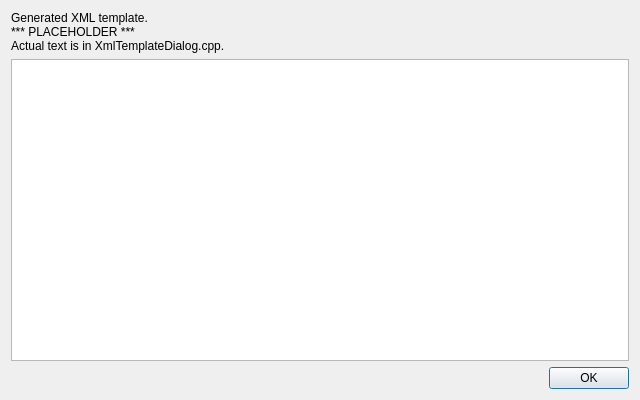
<?xml version="1.0" encoding="UTF-8"?>
<ui version="4.0">
 <class>XmlTemplateDialog</class>
 <widget class="QDialog" name="XmlTemplateDialog">
  <property name="geometry">
   <rect>
    <x>0</x>
    <y>0</y>
    <width>640</width>
    <height>400</height>
   </rect>
  </property>
  <property name="windowTitle">
   <string notr="true">Generated XML Template</string>
  </property>
  <layout class="QVBoxLayout" name="vboxMainLayout">
   <item>
    <widget class="QLabel" name="lblTemplateDesc">
     <property name="text">
      <string notr="true">Generated XML template.
*** PLACEHOLDER ***
Actual text is in XmlTemplateDialog.cpp.</string>
     </property>
     <property name="textFormat">
      <enum>Qt::PlainText</enum>
     </property>
     <property name="alignment">
      <set>Qt::AlignLeading|Qt::AlignLeft|Qt::AlignTop</set>
     </property>
    </widget>
   </item>
   <item>
    <widget class="QPlainTextEdit" name="txtTemplate">
     <property name="lineWrapMode">
      <enum>QPlainTextEdit::NoWrap</enum>
     </property>
    </widget>
   </item>
   <item>
    <widget class="QDialogButtonBox" name="buttonBox">
     <property name="orientation">
      <enum>Qt::Horizontal</enum>
     </property>
     <property name="standardButtons">
      <set>QDialogButtonBox::Ok</set>
     </property>
    </widget>
   </item>
  </layout>
 </widget>
 <resources/>
 <connections>
  <connection>
   <sender>buttonBox</sender>
   <signal>accepted()</signal>
   <receiver>XmlTemplateDialog</receiver>
   <slot>accept()</slot>
   <hints>
    <hint type="sourcelabel">
     <x>248</x>
     <y>254</y>
    </hint>
    <hint type="destinationlabel">
     <x>157</x>
     <y>274</y>
    </hint>
   </hints>
  </connection>
  <connection>
   <sender>buttonBox</sender>
   <signal>rejected()</signal>
   <receiver>XmlTemplateDialog</receiver>
   <slot>reject()</slot>
   <hints>
    <hint type="sourcelabel">
     <x>316</x>
     <y>260</y>
    </hint>
    <hint type="destinationlabel">
     <x>286</x>
     <y>274</y>
    </hint>
   </hints>
  </connection>
 </connections>
</ui>
